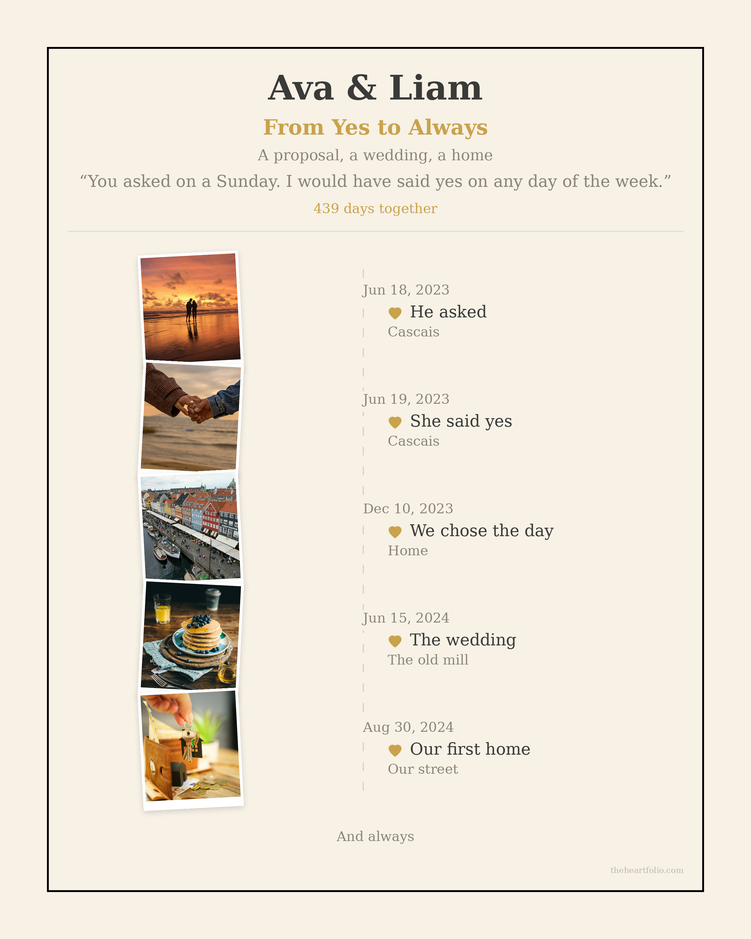
#> input picture customer-artwork-library-v2/love-story-timeline/en/s4-engaged-wedding-dotted-branching.png, 751 x 939 px, shrunk from 2400 x 3000 before the run
$ python build_cinematic_angled.py
#> lines starting #> are read from the running program, lines starting #| are printed output that depends on the picture; after the words box and inside, x2 and y2 are one past the last pixel; in counts of white or black regions, pixels touching at a corner belong together
### mockup-exploration-v1/scripts/build_cinematic.py
# -*- coding: utf-8 -*-
"""Cinematic lifestyle mockups — SHARP / in-focus pipeline (one hero per
direction).

Everything is rendered crisp (no depth-of-field blur): wall treatment,
console/shelf, trim and decor are clean geometric forms with proper shading,
so they read well at full sharpness. Grounding is done with real shadows:
a directional wall cast shadow behind the outer frame, a tight contact line at
the frame edge, soft contact shadows under objects, and a subtle diagonal
glass reflection across the glazing.

The real artwork is composited UNCHANGED (proportional scale only; opened
read-only; sha256-verified unchanged each run). Scenes are built in code
(Pillow) — no image-generation / 3D engine is available in this environment.
"""
from __future__ import annotations
import json, hashlib, random
from pathlib import Path
from PIL import Image, ImageDraw, ImageFilter, ImageChops

LIB = Path(__file__).resolve().parents[1]
SRCROOT = LIB.parents[0] / "customer-artwork-library-v2"
W, H = 2560, 3200           # sharp, high-resolution 4:5
random.seed(7)

def _hex(c): c = c.lstrip("#"); return tuple(int(c[i:i+2], 16) for i in (0, 2, 4))
def _mix(a, b, t): return tuple(round(a[i]+(b[i]-a[i])*t) for i in range(3))

def vgrad(size, top, bot):
    w, h = size; base = Image.new("RGB", (1, h)); px = base.load()
    a, b = _hex(top), _hex(bot)
    for y in range(h): px[0, y] = _mix(a, b, y/max(1, h-1))
    return base.resize((w, h))

def radial(size, cx, cy, r, color, strength):
    w, h = size; lum = Image.new("L", (w, h), 0)
    ImageDraw.Draw(lum).ellipse([cx-r, cy-r, cx+r, cy+r], fill=strength)
    return lum.filter(ImageFilter.GaussianBlur(r*0.5))

def apply_light(scene, cx, cy, r, color, strength, blend=0.5):
    lum = radial(scene.size, cx, cy, r, color, strength)
    return Image.composite(Image.blend(scene, Image.new("RGB", scene.size, _hex(color)), blend), scene, lum)

def vignette(scene, strength, soft=0.80):
    w, h = scene.size; m = Image.new("L", (w, h), 0)
    pad = int(min(w, h)*(1-soft)*0.5)
    ImageDraw.Draw(m).ellipse([pad, pad, w-pad, h-pad], fill=255)
    m = m.filter(ImageFilter.GaussianBlur(min(w, h)*0.14))
    inv = m.point(lambda v: int((255-v)*strength/255))
    return Image.composite(Image.new("RGB", (w, h), (0, 0, 0)), scene, inv)

# [4 lines left out: function plaster, not called in this run]

def fit(im, bw, bh):
    w, h = im.size; s = min(bw/w, bh/h)
    return im.resize((max(1, round(w*s)), max(1, round(h*s))), Image.LANCZOS)

# ---------- clean shaded primitives (look good sharp) ----------
def shaded_slab(w, h, col, *, lit="top"):
    """A horizontal surface (console/shelf): body gradient + a lit front edge."""
    base = _hex(col)
    slab = vgrad((w, h), "#%02x%02x%02x" % _mix(base, (255,255,255), 0.12),
                 "#%02x%02x%02x" % _mix(base, (0,0,0), 0.28)).convert("RGBA")
    d = ImageDraw.Draw(slab, "RGBA")
    d.line([(0, 1), (w, 1)], fill=(255, 250, 240, 150), width=max(2, h//24))   # lit top edge
    d.line([(0, h-2), (w, h-2)], fill=(0, 0, 0, 60), width=max(2, h//30))
    return slab

def taper(w_top, w_bot, h, col):
    """A simple vessel/candlestick: clean tapered form with side shading."""
    base = _hex(col); im = Image.new("RGBA", (max(w_top, w_bot), h), (0, 0, 0, 0))
    d = ImageDraw.Draw(im); cx = im.width/2
    pts = [(cx-w_top/2, 0), (cx+w_top/2, 0), (cx+w_bot/2, h), (cx-w_bot/2, h)]
    d.polygon(pts, fill=base+(255,))
    # side shading: light left, dark right
    sh = Image.new("RGBA", im.size, (0, 0, 0, 0)); sd = ImageDraw.Draw(sh)
    sd.polygon([(cx, 0), (cx+w_top/2, 0), (cx+w_bot/2, h), (cx, h)], fill=(0, 0, 0, 70))
    sd.polygon([(cx-w_top/2, 0), (cx-w_top/2+6, 0), (cx-w_bot/2+6, h), (cx-w_bot/2, h)], fill=(255, 250, 240, 90))
    im.alpha_composite(sh)
    return im

def contact_shadow(scene, cx, base_y, width, *, blur, alpha):
    w, h = scene.size; s = Image.new("RGBA", (w, h), (0, 0, 0, 0))
    ImageDraw.Draw(s).ellipse([cx-width//2, base_y-blur//2, cx+width//2, base_y+blur//2], fill=(0, 0, 0, alpha))
    scene.alpha_composite(s.filter(ImageFilter.GaussianBlur(blur*0.5)))

# ---------- frame: inner-mat shadow + diagonal glass reflection ----------
def framed(art, *, frame_col, frame_w_frac, mat_col, mat_frac, bevel_light, bevel_dark=(0,0,0)):
    a = art.convert("RGB"); aw, ah = a.size; L = max(aw, ah)
    fw = max(14, round(L*frame_w_frac)); mat = max(0, round(L*mat_frac))
    inner_w, inner_h = aw+mat*2, ah+mat*2
    Wp, Hp = inner_w+fw*2, inner_h+fw*2
    piece = Image.new("RGB", (Wp, Hp), _hex(frame_col))
    # subtle moulding sheen (top-left lighter)
    sheen = vgrad((Wp, Hp), "#%02x%02x%02x" % _mix(_hex(frame_col), (255,255,255), 0.14), frame_col)
    piece = Image.blend(piece, sheen, 0.5)
    d = ImageDraw.Draw(piece, "RGBA")
    d.rectangle([0, 0, Wp-1, Hp-1], outline=bevel_light, width=max(3, fw//6))
    d.rectangle([fw-fw//5, fw-fw//5, Wp-fw+fw//5, Hp-fw+fw//5], outline=bevel_dark, width=max(3, fw//6))
    piece.paste(Image.new("RGB", (inner_w, inner_h), _hex(mat_col)), (fw, fw))
    ax, ay = fw+mat, fw+mat
    piece.paste(a, (ax, ay))
    piece = piece.convert("RGBA")
    # inner-mat shadow onto the print (top + left)
    if mat > 0:
        sh = Image.new("RGBA", (aw, ah), (0, 0, 0, 0)); sd = ImageDraw.Draw(sh)
        band = max(8, round(L*0.014))
        for i in range(band):
            al = int(100*(1-i/band)); sd.line([(0, i), (aw, i)], fill=(18, 14, 10, al))
            sd.line([(i, 0), (i, ah)], fill=(18, 14, 10, int(al*0.9)))
        piece.alpha_composite(sh.filter(ImageFilter.GaussianBlur(band*0.35)), (ax, ay))
    # diagonal glass reflection across the glazing
    gx0, gy0, gx1, gy1 = fw, fw, Wp-fw, Hp-fw
    glare = Image.new("L", (Wp, Hp), 0); gd = ImageDraw.Draw(glare)
    gd.polygon([(gx0, gy0), (gx0+inner_w*0.46, gy0), (gx0+inner_w*0.12, gy1), (gx0, gy1)], fill=42)
    gd.polygon([(gx0+inner_w*0.56, gy0), (gx0+inner_w*0.66, gy0), (gx0+inner_w*0.30, gy1), (gx0+inner_w*0.20, gy1)], fill=22)
    glare = glare.filter(ImageFilter.GaussianBlur(fw*1.0))
    clip = Image.new("L", (Wp, Hp), 0); ImageDraw.Draw(clip).rectangle([gx0, gy0, gx1, gy1], fill=255)
    glare = ImageChops.multiply(glare, clip)
    white = Image.new("RGBA", (Wp, Hp), (255, 255, 255, 0)); white.putalpha(glare)
    piece.alpha_composite(white)
    return piece

# [12 lines left out: function frame_wall_shadow, not called in this run]

# ---------------- scenes (all sharp) ----------------
def wood_panels(scene, n=4):
    w, h = scene.size; d = ImageDraw.Draw(scene, "RGBA")
    margin = int(w*0.05); gap = int(w*0.028)
    pw = (w-margin*2-gap*(n-1))/n; top, bot = int(h*0.04), int(h*0.74)
    for i in range(n):
        x0 = int(margin+i*(pw+gap)); x1 = int(x0+pw)
        d.rectangle([x0, top, x1, bot], fill=(0, 0, 0, 30))
        ins = int(pw*0.09)
        d.line([(x0+ins, top+ins), (x1-ins, top+ins)], fill=(12, 8, 5, 150), width=7)
        d.line([(x0+ins, top+ins), (x0+ins, bot-ins)], fill=(12, 8, 5, 130), width=7)
        d.line([(x1-ins, top+ins), (x1-ins, bot-ins)], fill=(255, 238, 214, 55), width=5)
        d.line([(x0+ins, bot-ins), (x1-ins, bot-ins)], fill=(255, 238, 214, 55), width=5)
    grain = Image.effect_noise((w, h), 20).convert("L").resize((w//4, h)).resize((w, h)).filter(ImageFilter.GaussianBlur(0.7))
    sc = Image.blend(scene.convert("RGB"), ImageChops.overlay(scene.convert("RGB"), Image.merge("RGB", (grain, grain, grain))), 0.05)
    scene.paste(sc, (0, 0))

def scene_luxury():
    scene = vgrad((W, H), "#443a2d", "#281f17").convert("RGBA")
    wood_panels(scene, 4)
    scene = apply_light(scene.convert("RGB"), int(W*0.30), int(H*0.26), int(H*0.55), "#f4e2bd", 150, 0.5).convert("RGBA")
    deco = {"console_y": int(H*0.80), "console_col": "#e9e6e0", "veined": True,
            "candles": True}
    return scene, deco, dict(frame_col="#4a3524", frame_w=0.030, mat_col="#f4efe3", mat=0.070,
                             bevel_light=(226,198,142,70), box=(0.74, 0.66), cy=0.405,
                             soft=46, dark=118, off=(30,40), vig=70)

def scene_romantic():
    scene = vgrad((W, H), "#efe0cf", "#e4cBb5").convert("RGB")
    # soft window light (brightness only — light is naturally soft, stays tasteful)
    streak = Image.new("L", (W, H), 0); sd = ImageDraw.Draw(streak)
    for i in range(5): x = int(W*0.60+i*W*0.065); sd.rectangle([x, 0, x+int(W*0.03), H], fill=55)
    streak = streak.filter(ImageFilter.GaussianBlur(55))
    scene = Image.composite(Image.new("RGB", (W, H), _hex("#fff3dd")), scene, streak)
    scene = apply_light(scene, int(W*0.66), int(H*0.30), int(H*0.6), "#ffe9cf", 150, 0.5).convert("RGBA")
    deco = {"console_y": int(H*0.82), "console_col": "#caa471", "veined": False, "vase": True, "throw": True}
    return scene, deco, dict(frame_col="#b1894f", frame_w=0.024, mat_col="#f7efe2", mat=0.056,
                             bevel_light=(255,240,220,70), box=(0.74, 0.66), cy=0.405,
                             soft=40, dark=92, off=(22,30), vig=48)

# [8 lines left out: function scene_minimalist, not called in this run]

def draw_luxury_deco(scene, deco):
    cy = deco["console_y"]
    slab = shaded_slab(W, H-cy, deco["console_col"])
    if deco["veined"]:
        # smooth stone mottle (soft, cloud-like) — no sharp scratch lines
        mottle = Image.effect_noise((slab.width, slab.height), 26).convert("L")
        mottle = mottle.resize((slab.width//8, slab.height//8)).resize((slab.width, slab.height)).filter(ImageFilter.GaussianBlur(6))
        tint = Image.merge("RGBA", (mottle, mottle, mottle, mottle.point(lambda v: 26)))
        slab.alpha_composite(tint)
    # soft occlusion where console meets wall
    occ = Image.new("RGBA", (W, 60), (0,0,0,0)); ImageDraw.Draw(occ).rectangle([0,0,W,60], fill=(0,0,0,70))
    scene.alpha_composite(occ.filter(ImageFilter.GaussianBlur(26)), (0, cy-30))
    scene.alpha_composite(slab, (0, cy))
    if deco.get("candles"):
        for bx, hh in [(int(W*0.80), 240), (int(W*0.86), 180)]:
            contact_shadow(scene, bx+18, cy+10, 110, blur=40, alpha=90)
            stand = taper(22, 44, hh, "#b78a3f"); scene.alpha_composite(stand, (bx, cy-hh))
            d = ImageDraw.Draw(scene, "RGBA")
            d.ellipse([bx-4, cy-hh-14, bx+40, cy-hh+8], fill=(206,166,96,255))
            d.rectangle([bx+13, cy-hh-80, bx+23, cy-hh], fill=(244,237,223,255))        # candle
            glow = Image.new("RGBA",(W,H),(0,0,0,0)); ImageDraw.Draw(glow).ellipse([bx-2,cy-hh-120,bx+38,cy-hh-70],fill=(255,208,128,130))
            scene.alpha_composite(glow.filter(ImageFilter.GaussianBlur(20)))

def draw_romantic_deco(scene, deco):
    cy = deco["console_y"]
    occ = Image.new("RGBA", (W, 60), (0,0,0,0)); ImageDraw.Draw(occ).rectangle([0,0,W,60], fill=(0,0,0,55))
    scene.alpha_composite(occ.filter(ImageFilter.GaussianBlur(24)), (0, cy-28))
    scene.alpha_composite(shaded_slab(W, H-cy, deco["console_col"]), (0, cy))
    # folded throw (left): clean folded block with fold lines + shading
    tw, th = int(W*0.26), int(H*0.075)
    throw = vgrad((tw, th), "#efe0c9", "#cfb897").convert("RGBA"); td = ImageDraw.Draw(throw, "RGBA")
    for i in range(0, tw, 42): td.line([(i,0),(i-10,th)], fill=(210,194,166,150), width=10)
    td.line([(0,2),(tw,2)], fill=(255,248,232,150), width=6)
    contact_shadow(scene, int(W*0.16), cy+8, tw, blur=36, alpha=70)
    scene.alpha_composite(throw, (int(W*0.03), cy-th+8))
    # bud vase + two stems (right), clean and simple
    vx = int(W*0.84)
    contact_shadow(scene, vx+30, cy+8, 150, blur=34, alpha=80)
    vase = taper(70, 54, 150, "#eceae4"); scene.alpha_composite(vase, (vx, cy-150))
    d = ImageDraw.Draw(scene, "RGBA")
    for dx, dh in [(26, 250), (40, 210)]:
        d.line([(vx+dx, cy-140), (vx+dx+8, cy-dh)], fill=(120,138,96,255), width=6)
        d.ellipse([vx+dx-16, cy-dh-26, vx+dx+24, cy-dh+14], fill=(214,150,138,255))
        d.ellipse([vx+dx-6, cy-dh-16, vx+dx+14, cy-dh+4], fill=(238,206,168,255))

# [11 lines left out: function draw_minimalist_deco, not called in this run]

DECO = {"luxury-editorial": draw_luxury_deco, "romantic-lifestyle": draw_romantic_deco, "modern-minimalist": draw_minimalist_deco}
SCENES = {"luxury-editorial": scene_luxury, "romantic-lifestyle": scene_romantic, "modern-minimalist": scene_minimalist}
HERO = {
    "luxury-editorial": ("love-story-timeline", "en/s4-engaged-wedding-dotted-branching.png"),
    "romantic-lifestyle": ("love-story-timeline", "en/s1-new-love-neat-stack.png"),
    "modern-minimalist": ("song-poster", "en/sp1-first-dance-player.png"),
}

def file_hash(p): return hashlib.sha256(Path(p).read_bytes()).hexdigest()

# [24 lines left out: function main, not called in this run]

# [2 lines that do not run on import are left out]

### mockup-exploration-v1/scripts/build_cinematic_angled.py
# -*- coding: utf-8 -*-
"""Angled (3/4 perspective) variants of the sharp cinematic scenes, so the
mockups are not all flat/front-on.

Reuses the scene + frame pipeline from build_cinematic.py. The framed piece is
placed in real perspective (tilted on the wall) with a matching skewed wall
cast shadow. The artwork PNG itself is never edited — the perspective is a
physically-correct foreshortening of the whole framed object, as a real photo
of an angled frame would show. Still a procedural render (no 3D engine / image
model available here), not a photograph.
"""
from __future__ import annotations
import numpy as np, json
from pathlib import Path
from PIL import Image, ImageDraw, ImageFilter
import build_cinematic as bc

W, H = bc.W, bc.H

def find_coeffs(src, dst):
    """Coeffs so img.transform(size, PERSPECTIVE, coeffs) maps the source
    rectangle `src` corners onto the `dst` quad."""
    A = []
    for s, d in zip(src, dst):
        A.append([d[0], d[1], 1, 0, 0, 0, -s[0]*d[0], -s[0]*d[1]])
        A.append([0, 0, 0, d[0], d[1], 1, -s[1]*d[0], -s[1]*d[1]])
    A = np.array(A, dtype=float); B = np.array(src, dtype=float).reshape(8)
    return np.linalg.solve(A, B)

def tilt_rect(x0, y0, x1, y1, *, far="right", dz=0.12, vs=0.05):
    w, h = x1-x0, y1-y0
    if far == "right":
        return [(x0, y0), (x1-w*dz, y0+h*vs), (x1-w*dz, y1-h*vs), (x0, y1)]
    else:  # far == "left"
        return [(x0+w*dz, y0+h*vs), (x1, y0), (x1, y1), (x0+w*dz, y1-h*vs)]

def place_angled(scene, piece, cx, cy, *, far, dz, vs, shadow_soft, shadow_dark, shadow_off):
    pw, ph = piece.size
    x0, y0 = cx-pw//2, cy-ph//2; x1, y1 = x0+pw, y0+ph
    layer = Image.new("RGBA", (W, H), (0, 0, 0, 0)); layer.alpha_composite(piece, (x0, y0))
    src = [(x0, y0), (x1, y0), (x1, y1), (x0, y1)]
    dst = tilt_rect(x0, y0, x1, y1, far=far, dz=dz, vs=vs)
    layer = layer.transform((W, H), Image.PERSPECTIVE, find_coeffs(src, dst), Image.BICUBIC)
    # wall cast shadow from the tilted silhouette
    alpha = layer.split()[3]
    sh = Image.new("RGBA", (W, H), (0, 0, 0, 0))
    sh.paste((14, 10, 7, shadow_dark), (0, 0), alpha)
    sh = sh.filter(ImageFilter.GaussianBlur(shadow_soft))
    scene.alpha_composite(sh, shadow_off)
    # tight contact occlusion
    sh2 = Image.new("RGBA", (W, H), (0, 0, 0, 0)); sh2.paste((0, 0, 0, min(255, shadow_dark+60)), (0, 0), alpha)
    scene.alpha_composite(sh2.filter(ImageFilter.GaussianBlur(max(5, shadow_soft//3))), (shadow_off[0]//3, shadow_off[1]//3))
    scene.alpha_composite(layer)

ANGLES = {   # distinct composition per direction
    "luxury-editorial":   dict(far="right", dz=0.14, vs=0.055, cx=int(W*0.46), cy=int(H*0.40)),
    "romantic-lifestyle": dict(far="left",  dz=0.12, vs=0.045, cx=int(W*0.54), cy=int(H*0.40)),
    "modern-minimalist":  dict(far="right", dz=0.09, vs=0.035, cx=int(W*0.52), cy=int(H*0.375)),
}

def main():
    out = bc.LIB / "cinematic"; out.mkdir(exist_ok=True)
    manifest = []
    for direction, (product, rel) in bc.HERO.items():
        src = bc.SRCROOT / product / rel; before = bc.file_hash(src)
        art = Image.open(src)                      # read-only
#> art is the input picture: PIL image 751x939 RGB; mean R, G, B 235.7, 228.1, 215.9
        scene, deco, cfg = bc.SCENES[direction]()
#> in radial, `ImageDraw.Draw(lum).ellipse([cx-r, cy-r, cx+r, cy+r], fill=strength)`:
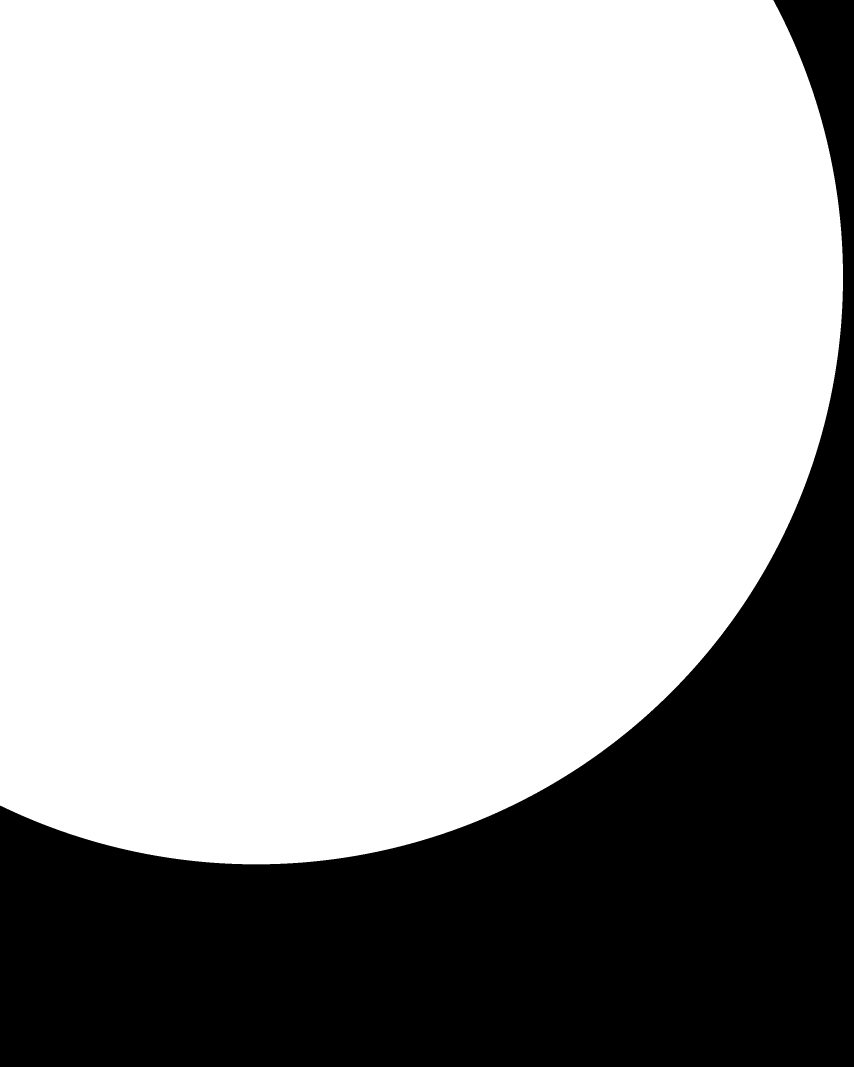
#> lum: PIL image 2560x3200 L (shown at 1/3 size); values 0 (black) and 150 (white), 70.7% white; 1 black region, box (x1, y1, x2, y2) and area: (0, 0, 2560, 3200) 2400497
#> in apply_light, `return Image.composite(Image.blend(scene, Image.new("RGB", scene.size,..`:
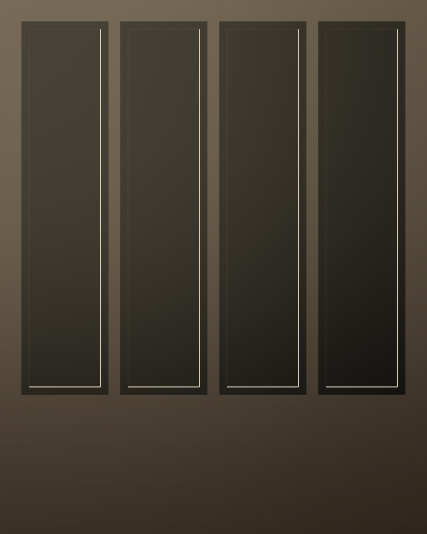
#> returned value: PIL image 2560x3200 RGB (shown at 1/6 size); mean R, G, B 64.3, 57.4, 46.8
#> deco = {'console_y': 2560, 'console_col': '#e9e6e0', 'veined': True, 'candles': True}; cfg = 11 items
        bc.DECO[direction](scene, deco)            # decor first (sharp)
#> in draw_luxury_deco, `cy = deco["console_y"]`: cy = 2560
        piece = bc.framed(art, frame_col=cfg["frame_col"], frame_w_frac=cfg["frame_w"], mat_col=cfg["mat_col"],
                          mat_frac=cfg["mat"], bevel_light=cfg["bevel_light"])
        piece = bc.fit(piece, int(W*cfg["box"][0]), int(H*cfg["box"][1]))
#> in fit, `return im.resize((max(1, round(w*s)), max(1, round(h*s))), Image.LANCZ..`:
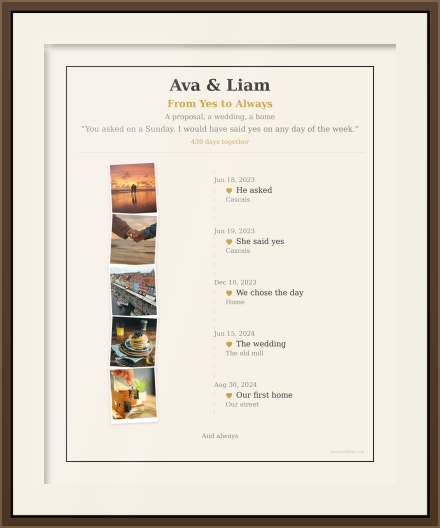
#> returned value: PIL image 1760x2112 RGBA (shown at 1/4 size); mean R, G, B, A 220.5, 212.9, 201, 255
        a = ANGLES[direction]
        place_angled(scene, piece, a["cx"], a["cy"], far=a["far"], dz=a["dz"], vs=a["vs"],
                     shadow_soft=cfg["soft"], shadow_dark=cfg["dark"], shadow_off=cfg["off"])
#> in place_angled, `sh.paste((14, 10, 7, shadow_dark), (0, 0), alpha)`:
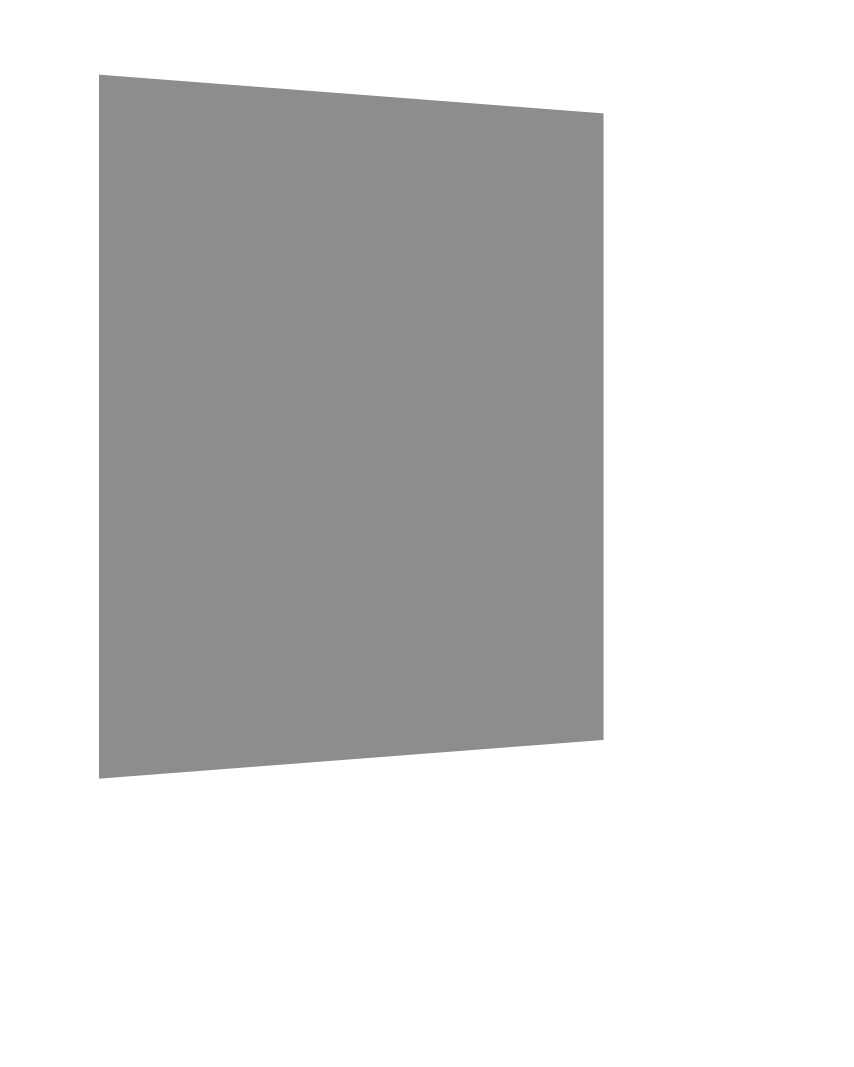
#> sh: PIL image 2560x3200 RGBA (shown at 1/3 size); mean R, G, B, A 5.2, 3.7, 2.6, 43.5; transparent parts drawn white
        scene = bc.vignette(scene.convert("RGB"), cfg["vig"])
        scene.save(out / f"{direction}-angle.jpg", quality=94)
        assert bc.file_hash(src) == before
        manifest.append({"file": f"cinematic/{direction}-angle.jpg", "direction": direction, "product": product,
                         "source_artwork": f"customer-artwork-library-v2/{product}/{rel}", "canvas": f"{W}x{H}",
                         "view": "3/4 perspective", "format": "JPG", "source_unchanged": True})
        print("rendered angled", direction)
    (bc.LIB/"manifest").mkdir(exist_ok=True)
    json.dump(manifest, open(bc.LIB/"manifest"/"cinematic_angled_manifest.json", "w"), ensure_ascii=False, indent=1)
    print("DONE", len(manifest))

if __name__ == "__main__":
#> (the run stopped early here; a loop or call above may not have finished)
